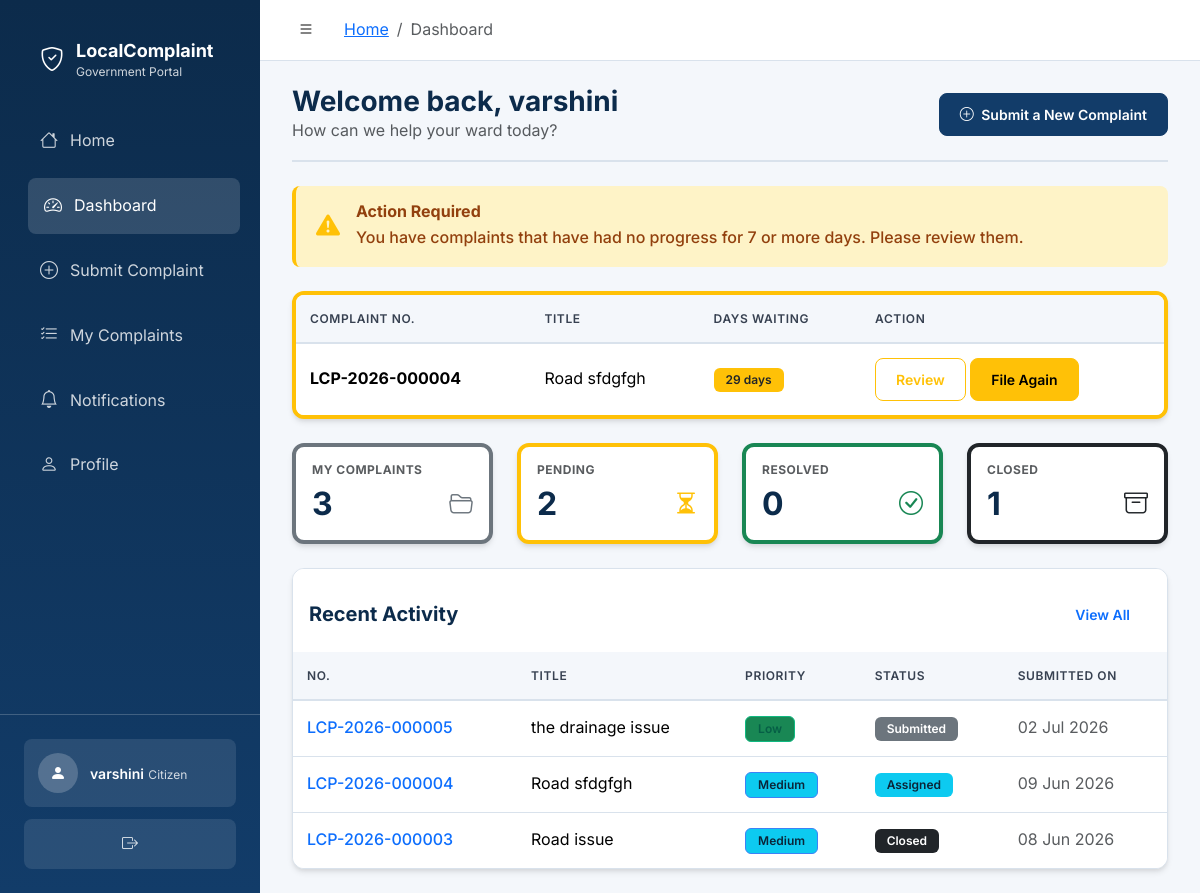
Page /citizen/dashboard (signed in) on the earlier database version.
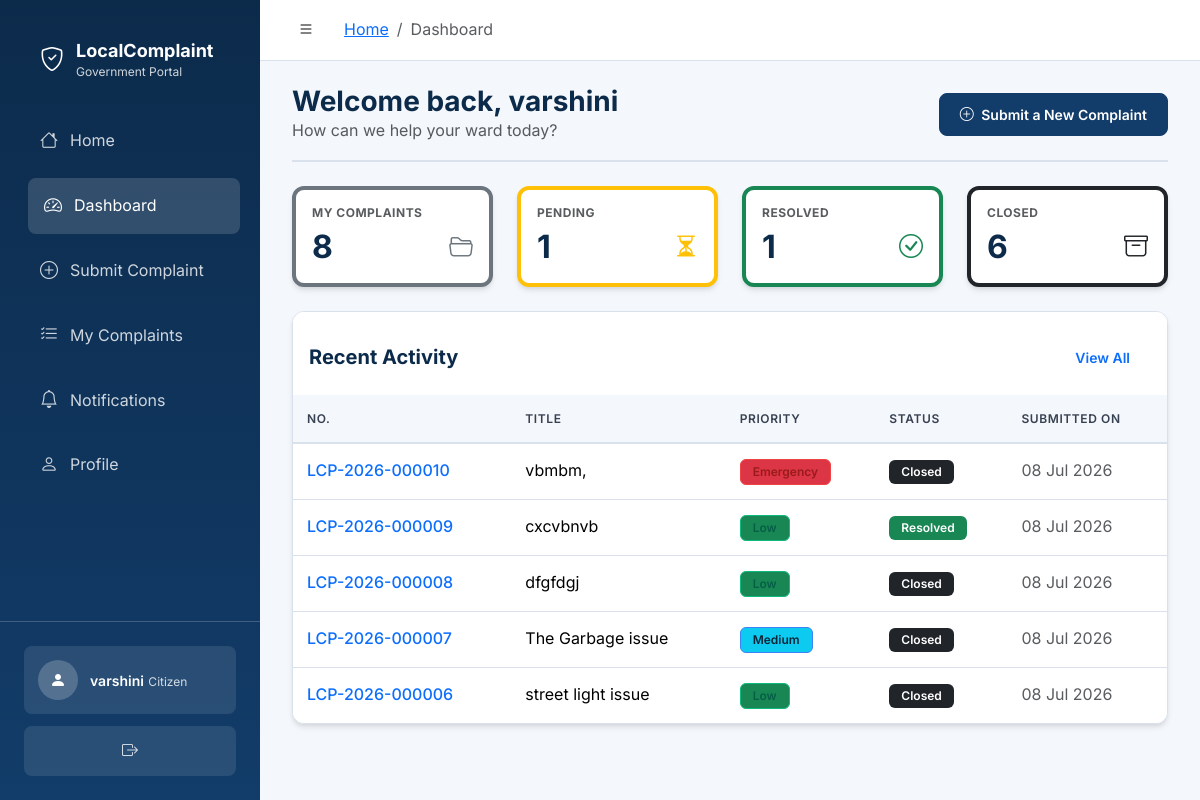
Same page on the later database version.
### backend/models/complaint.py (models this page shows, shortened)
class Complaint(db.Model):
    __tablename__ = "complaints"
    STATUS_SUBMITTED = "Submitted"
    STATUS_ASSIGNED = "Assigned"
    STATUS_IN_PROGRESS = "In Progress"
    STATUS_RESOLVED = "Resolved"
    STATUS_CLOSED = "Closed"
    STATUSES = (
        STATUS_SUBMITTED,
        STATUS_ASSIGNED,
        STATUS_IN_PROGRESS,
        STATUS_RESOLVED,
        STATUS_CLOSED,
    )
    PRIORITY_LOW = "Low"
    PRIORITY_MEDIUM = "Medium"
    PRIORITY_HIGH = "High"
    PRIORITY_EMERGENCY = "Emergency"
    PRIORITIES = (
        PRIORITY_LOW,
        PRIORITY_MEDIUM,
        PRIORITY_HIGH,
        PRIORITY_EMERGENCY,
    )
    ESCALATION_NORMAL = "Normal"
    ESCALATION_URGENT = "Urgent"
    ESCALATION_CRITICAL = "Critical"
    ESCALATION_LEVELS = (
        ESCALATION_NORMAL,
        ESCALATION_URGENT,
        ESCALATION_CRITICAL,
    )
    REFILE_AFTER_DAYS = 7
    complaint_id = db.Column(db.Integer, primary_key=True, autoincrement=True)
    complaint_number = db.Column(
        db.String(30),
        unique=True,
        nullable=True,
        index=True,
    )
    title = db.Column(db.String(200), nullable=False)
    description = db.Column(db.Text, nullable=False)
    category_id = db.Column(
        db.Integer,
        db.ForeignKey(
            "complaint_categories.category_id",
            ondelete="RESTRICT",
            onupdate="CASCADE",
        ),
        nullable=False,
        index=True,
    )
    priority = db.Column(
        db.Enum(*PRIORITIES, name="complaint_priority"),
        nullable=False,
        default=PRIORITY_MEDIUM,
        index=True,
    )
    status = db.Column(
        db.Enum(*STATUSES, name="complaint_status"),
        nullable=False,
        default=STATUS_SUBMITTED,
        index=True,
    )
    escalation_level = db.Column(
        db.Enum(*ESCALATION_LEVELS, name="complaint_escalation_level"),
        nullable=False,
        default=ESCALATION_NORMAL,
        index=True,
    )
    location = db.Column(db.String(255), nullable=False)
    ward_id = db.Column(
        db.Integer,
        db.ForeignKey("wards.ward_id", ondelete="RESTRICT", onupdate="CASCADE"),
        nullable=False,
        index=True,
    )
    citizen_id = db.Column(
        db.Integer,
        db.ForeignKey("users.user_id", ondelete="RESTRICT", onupdate="CASCADE"),
        nullable=False,
        index=True,
    )
    assigned_officer_id = db.Column(
        db.Integer,
        db.ForeignKey("users.user_id", ondelete="SET NULL", onupdate="CASCADE"),
        index=True,
    )
    before_image_path = db.Column(db.String(255))
    after_image_path = db.Column(db.String(255))
    resolution_notes = db.Column(db.Text)
    work_performed = db.Column(db.Text)
    materials_used = db.Column(db.Text)
    additional_remarks = db.Column(db.Text)
    is_active = db.Column(db.Boolean, nullable=False, default=True, index=True)
    submitted_at = db.Column(
        db.DateTime,
        nullable=False,
        default=datetime.utcnow,
        index=True,
    )
    assigned_at = db.Column(db.DateTime)
    resolved_at = db.Column(db.DateTime)
    closed_at = db.Column(db.DateTime)
    created_at = db.Column(db.DateTime, nullable=False, default=datetime.utcnow)
    updated_at = db.Column(
        db.DateTime,
        nullable=False,
        default=datetime.utcnow,
        onupdate=datetime.utcnow,
    )
    category = db.relationship(
        "ComplaintCategory",
        back_populates="complaints",
    )
    ward = db.relationship(
        "Ward",
        back_populates="complaints",
    )
    citizen = db.relationship(
        "User",
        foreign_keys=[citizen_id],
        back_populates="citizen_complaints",
    )
    assigned_officer = db.relationship(
        "User",
        foreign_keys=[assigned_officer_id],
        back_populates="assigned_complaints",
    )
    updates = db.relationship(
        "ComplaintUpdate",
        back_populates="complaint",
        lazy="dynamic",
        cascade="all, delete-orphan",
        order_by="ComplaintUpdate.created_at.asc()",
    )
    notifications = db.relationship(
        "Notification",
        back_populates="complaint",
        lazy="dynamic",
    )
    feedback = db.relationship(
        "Feedback",
        back_populates="complaint",
        uselist=False,
        cascade="all, delete-orphan",
    )
    @property
    def days_since_submitted(self):
        return (datetime.utcnow() - self.submitted_at).days

### backend/routes/citizen_routes.py (the view)
@citizen_bp.route("/dashboard")
@citizen_required
def dashboard():
    complaints_query = Complaint.query.options(joinedload(Complaint.category), joinedload(Complaint.ward)).filter(
        Complaint.citizen_id == current_user.user_id,
        Complaint.is_active.is_(True),
    )
    total_complaints = complaints_query.count()
    pending_complaints = complaints_query.filter(
        Complaint.status.in_(
            [
                Complaint.STATUS_SUBMITTED,
                Complaint.STATUS_ASSIGNED,
                Complaint.STATUS_IN_PROGRESS,
            ]
        )
    ).count()
    resolved_complaints = complaints_query.filter(
        Complaint.status == Complaint.STATUS_RESOLVED
    ).count()
    closed_complaints = complaints_query.filter(
        Complaint.status == Complaint.STATUS_CLOSED
    ).count()
    recent_complaints = (
        complaints_query.options(
            db.joinedload(Complaint.category),
            db.joinedload(Complaint.ward),
            db.joinedload(Complaint.assigned_officer),
        )
        .order_by(Complaint.submitted_at.desc())
        .limit(5)
        .all()
    )
    stale_cutoff = datetime.utcnow() - timedelta(days=Complaint.REFILE_AFTER_DAYS)
    stale_complaints = (
        complaints_query.filter(
            Complaint.status.in_(
                [Complaint.STATUS_SUBMITTED, Complaint.STATUS_ASSIGNED]
            ),
            Complaint.submitted_at <= stale_cutoff,
        )
        .order_by(Complaint.submitted_at.asc())
        .all()
    )
    return render_template(
        "citizen/dashboard.html",
        total_complaints=total_complaints,
        pending_complaints=pending_complaints,
        resolved_complaints=resolved_complaints,
        closed_complaints=closed_complaints,
        recent_complaints=recent_complaints,
        stale_complaints=stale_complaints,
    )

### backend/__init__.py (called while the page is built)
def create_app(config_name=None):
    app = Flask(
        __name__,
        static_folder="static",
        template_folder="templates",
    )
    load_config(app, config_name)
    init_extensions(app)
    register_blueprints(app)
    register_context_processors(app)
    register_jinja_filters(app)
    register_cli_commands(app)
    register_error_handlers(app)
    configure_session_security(app)
    ensure_upload_directories(app)
    register_temporary_routes(app)
    @app.after_request
    def add_header(response):
        response.headers["Cache-Control"] = "no-store, no-cache, must-revalidate, post-check=0, pre-check=0, max-age=0"
        response.headers["Pragma"] = "no-cache"
        response.headers["Expires"] = "-1"
        return response
    return app

### backend/extensions.py (called while the page is built)
@login_manager.user_loader
def load_user(user_id):
    from backend.models import User
    if not user_id:
        return None
    try:
        return db.session.get(User, int(user_id))
    except (TypeError, ValueError):
        return None

### backend/utils/datetime_utils.py (called while the page is built)
def format_date(dt):
    if dt is None:
        return ""
    ist_dt = utc_to_ist(dt)
    return ist_dt.strftime("%d %b %Y")

### backend/templates/citizen/dashboard.html (shortened to what the changed rows need)
{% extends "base_dashboard.html" %}
{% import "components/macros.html" as ui %}
{% block content %}
<div class="page-header d-flex justify-content-between align-items-center mb-4">
  <div>
    <h1 class="h3 mb-0">Welcome back, {{ current_user.full_name }}</h1>
  </div>
</div>
{% if stale_complaints %}
<div class="alert alert-warning border-warning border-start border-4 d-flex align-items-center mb-4" role="alert">
  <i class="bi bi-exclamation-triangle-fill fs-4 text-warning me-3"></i>
  <div>
    <h6 class="alert-heading mb-1 fw-bold">Action Required</h6>
    <p class="mb-0">You have complaints that have had no progress for 7 or more days. Please review them.</p>
  </div>
</div>
<div class="card card-dashboard mb-4 border-start border-warning border-4">
  <div class="card-body p-0">
    <div class="table-responsive">
      <table class="table table-modern mb-0">
        <thead>
          <tr>
            <th>Complaint No.</th>
            <th>Title</th>
            <th>Days Waiting</th>
            <th>Action</th>
          </tr>
        </thead>
        <tbody>
          {% for complaint in stale_complaints %}
          <tr>
            <td><strong>{{ complaint.complaint_number }}</strong></td>
            <td>{{ complaint.title }}</td>
            <td><span class="badge bg-warning text-dark">{{ complaint.days_since_submitted }} days</span></td>
            <td>
              <a href="{{ url_for('citizen.complaint_detail', complaint_id=complaint.complaint_id) }}" class="btn btn-sm btn-outline-warning">Review</a>
              <a href="{{ url_for('citizen.refile_complaint', complaint_id=complaint.complaint_id) }}" class="btn btn-sm btn-warning">File Again</a>
            </td>
          </tr>
          {% endfor %}
        </tbody>
      </table>
    </div>
  </div>
</div>
{% endif %}
<div class="row row-cols-1 row-cols-md-2 row-cols-xl-4 g-4 mb-4">
  <div class="col">
    <div class="card card-dashboard h-100 border-start border-secondary border-4">
      <div class="card-body">
        <div class="d-flex justify-content-between align-items-center">
          <h2 class="mb-0">{{ total_complaints }}</h2>
          <i class="bi bi-folder2-open text-secondary fs-4"></i>
        </div>
      </div>
    </div>
  </div>
  <div class="col">
    <div class="card card-dashboard h-100 border-start border-warning border-4">
      <div class="card-body">
        <div class="d-flex justify-content-between align-items-center">
          <h2 class="mb-0">{{ pending_complaints }}</h2>
          <i class="bi bi-hourglass-split text-warning fs-4"></i>
        </div>
      </div>
    </div>
  </div>
  <div class="col">
    <div class="card card-dashboard h-100 border-start border-success border-4">
      <div class="card-body">
        <div class="d-flex justify-content-between align-items-center">
          <h2 class="mb-0">{{ resolved_complaints }}</h2>
          <i class="bi bi-check-circle text-success fs-4"></i>
        </div>
      </div>
    </div>
  </div>
  <div class="col">
    <div class="card card-dashboard h-100 border-start border-dark border-4">
      <div class="card-body">
        <div class="d-flex justify-content-between align-items-center">
          <h2 class="mb-0">{{ closed_complaints }}</h2>
          <i class="bi bi-archive text-dark fs-4"></i>
        </div>
      </div>
    </div>
  </div>
</div>
<div class="card card-dashboard">
  <div class="card-body p-0 mt-3">
    <div class="table-responsive">
      <table class="table table-modern mb-0">
        <thead>
          <tr>
            <th>No.</th>
            <th>Title</th>
            <th>Priority</th>
            <th>Status</th>
            <th>Submitted On</th>
          </tr>
        </thead>
        <tbody>
          {% for complaint in recent_complaints %}
          <tr>
            <td>
              <a href="{{ url_for('citizen.complaint_detail', complaint_id=complaint.complaint_id) }}" class="fw-medium text-decoration-none">
                {{ complaint.complaint_number }}
              </a>
            </td>
            <td>{{ complaint.title | truncate(40) }}</td>
            <td>{{ ui.priority_badge(complaint.priority) }}</td>
            <td>{{ ui.status_badge(complaint.status) }}</td>
            <td class="text-muted">{{ complaint.submitted_at|date }}</td>
          </tr>
          {% endfor %}
        </tbody>
      </table>
    </div>
  </div>
</div>
{% endblock %}

### backend/templates/base_dashboard.html (shortened to what this page needs)
<!doctype html>
<html lang="en">
<head>
  <link href="https://cdn.jsdelivr.net/npm/bootstrap@5.3.3/dist/css/bootstrap.min.css" rel="stylesheet">
  <link href="https://cdn.jsdelivr.net/npm/bootstrap-icons@1.11.3/font/bootstrap-icons.min.css" rel="stylesheet">
  <link rel="stylesheet" href="{{ url_for('static', filename='css/style.css') }}">
</head>
<body class="dashboard-body">
  <aside class="sidebar" id="sidebar">
    <div class="sidebar-header">
      <a href="{{ url_for('index') }}" class="sidebar-brand">
        <div class="sidebar-brand-icon"><i class="bi bi-shield-check"></i></div>
        <div class="sidebar-brand-text">
          <span class="sidebar-brand-title">LocalComplaint</span>
          <span class="sidebar-brand-sub">Government Portal</span>
        </div>
      </a>
    </div>
    <nav class="sidebar-nav">
      {% block sidebar_nav %}
        {% if current_user.is_authenticated %}
          {% if current_user.role == 'citizen' %}
            {% include "components/sidebar_citizen.html" %}
          {% elif current_user.role == 'officer' %}
            {% include "components/sidebar_officer.html" %}
          {% elif current_user.role == 'admin' %}
            {% include "components/sidebar_admin.html" %}
          {% endif %}
        {% endif %}
      {% endblock %}
    </nav>
    <div class="sidebar-footer">
      <div class="sidebar-user">
        <div class="sidebar-user-avatar">
          <i class="bi bi-person-fill"></i>
        </div>
        <div class="sidebar-user-info">
          <span class="sidebar-user-name">{{ current_user.full_name if current_user.is_authenticated else 'Guest' }}</span>
          <span class="sidebar-user-role">{{ current_user.role | capitalize if current_user.is_authenticated else '' }}</span>
        </div>
      </div>
      <a href="{{ url_for('auth.logout') }}" class="sidebar-logout" title="Logout">
        <i class="bi bi-box-arrow-right"></i>
      </a>
    </div>
  </aside>
  <div class="main-wrapper">
    <header class="topbar">
      <button class="topbar-toggle" id="sidebarToggle" aria-label="Toggle sidebar">
        <i class="bi bi-list"></i>
      </button>
      <div class="topbar-breadcrumb">
        {% block breadcrumb %}
          {% set path_parts = request.path.strip('/').split('/') %}
          <nav aria-label="breadcrumb">
            <ol class="breadcrumb mb-0">
              <li class="breadcrumb-item"><a href="{{ url_for(current_user.role|lower + '.dashboard') if current_user.is_authenticated else url_for('index') }}">Home</a></li>
              {% for part in path_parts %}
                {% if part != current_user.role|lower %}
                  {% if loop.last %}
                    <li class="breadcrumb-item active" aria-current="page">{{ part | replace('_', ' ') | replace('-', ' ') | title }}</li>
                  {% else %}
                    <li class="breadcrumb-item text-muted">{{ part | replace('_', ' ') | replace('-', ' ') | title }}</li>
                  {% endif %}
                {% endif %}
              {% endfor %}
            </ol>
          </nav>
        {% endblock %}
      </div>
    </header>
    <main class="page-content">
      {% block content %}{% endblock %}
    </main>
  </div>
</body>
</html>

### backend/templates/components/macros.html (shortened to what this page needs)
{% macro status_badge(status) %}
  {% set badge_class = status | replace(' ', '-') %}
  <span class="badge badge-status-{{ badge_class }}">{{ status }}</span>
{% endmacro %}
{% macro priority_badge(priority) %}
  <span class="badge badge-priority-{{ priority }}">{{ priority }}</span>
{% endmacro %}

Differences in the rows shown:
no longer on this page (row edited): Complaint: complaint_number "LCP-2026-000004", title "Road sfdgfgh", days_since_submitted "29", priority "Medium", status "Assigned", submitted_at "09 Jun 2026"
no longer on this page (row edited): Complaint: complaint_number "LCP-2026-000005", title "the drainage issue", priority "Low", status "Submitted", submitted_at "02 Jul 2026", shown under "Recent Activity"
no longer on this page (row edited): Complaint: complaint_number "LCP-2026-000003", title "Road issue", priority "Medium", status "Closed", submitted_at "08 Jun 2026", shown under "Recent Activity"
added Complaint: complaint_number "LCP-2026-000010", title "vbmbm,", priority "Emergency", status "Closed", submitted_at "08 Jul 2026", shown under "Recent Activity"
added Complaint: complaint_number "LCP-2026-000009", title "cxcvbnvb", priority "Low", status "Resolved", submitted_at "08 Jul 2026", shown under "Recent Activity"
added Complaint: complaint_number "LCP-2026-000008", title "dfgfdgj", priority "Low", status "Closed", submitted_at "08 Jul 2026", shown under "Recent Activity"
added Complaint: complaint_number "LCP-2026-000007", title "The Garbage issue", priority "Medium", status "Closed", submitted_at "08 Jul 2026", shown under "Recent Activity"
added Complaint: complaint_number "LCP-2026-000006", title "street light issue", priority "Low", status "Closed", submitted_at "08 Jul 2026", shown under "Recent Activity"
Other differences:
{{ total_complaints }}: "3" → "8"
{{ pending_complaints }}: "2" → "1"
{{ resolved_complaints }}: "0" → "1"
{{ closed_complaints }}: "1" → "6"
text no longer shown: "Action Required You have complaints that have had no progress for 7 or more days. Please review them. COMPLAINT NO. TITLE DAYS WAITING ACTION"
